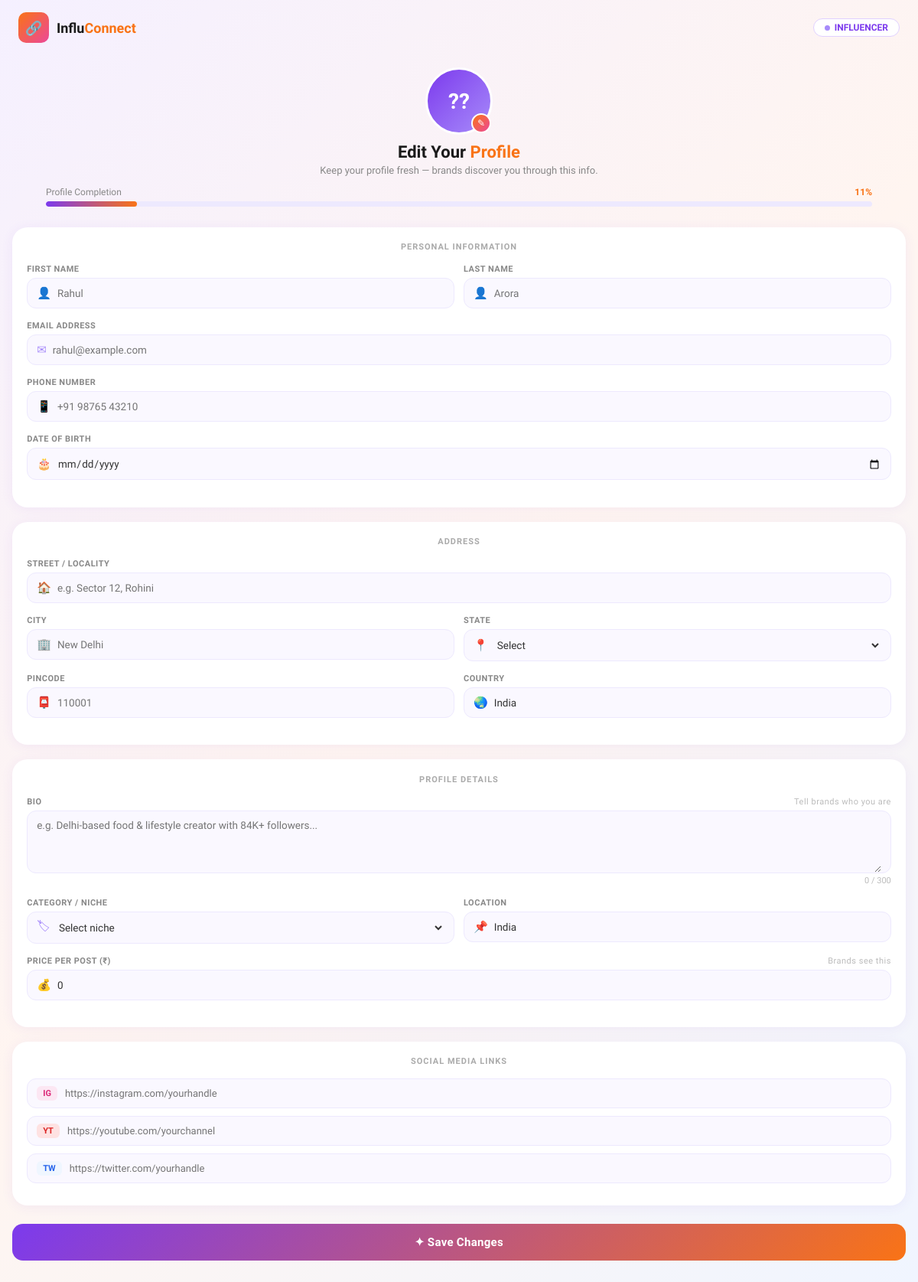
The page /influencers/edit-profile/ (signed in) on the database its author committed.
### influencers/models.py (models this page shows, shortened)
class InfluencerProfile(models.Model):
    user = models.OneToOneField(settings.AUTH_USER_MODEL, on_delete=models.CASCADE)
    phone = models.CharField(max_length=20, blank=True, default='')
    date_of_birth = models.DateField(null=True, blank=True)
    photo = models.ImageField(upload_to='influencer_photos/', blank=True, null=True)
    street = models.CharField(max_length=200, blank=True, default='')
    city = models.CharField(max_length=100, blank=True, default='')
    state = models.CharField(max_length=100, blank=True, default='')
    pincode = models.CharField(max_length=10, blank=True, default='')
    country = models.CharField(max_length=100, blank=True, default='India')
    bio = models.TextField(blank=True, default='')
    category = models.CharField(max_length=100, blank=True, default='')
    location = models.CharField(max_length=100, blank=True, default='')
    price_per_post = models.IntegerField(default=0)
    followers = models.IntegerField(default=0)
    instagram = models.URLField(blank=True, default='')
    youtube = models.URLField(blank=True, default='')
    twitter = models.URLField(blank=True, default='')

### influencers/views.py (the view, shortened to what this page needs)
# urls.py: path('edit-profile/', views.edit_profile, name='edit_profile'),
@login_required
def edit_profile(request):
    profile, created = InfluencerProfile.objects.get_or_create(user=request.user)
    return render(request, 'influencers/edit_profile.html', {
        'profile': profile,
        'states': STATES,
        'categories': CATEGORIES,
    })

### templates/influencers/edit_profile.html (shortened to what this page needs)
<!DOCTYPE html>
<html lang="en">
<head>
</head>
<body>
<div class="header">
  <div class="logo">
    <div class="logo-icon">&#128279;</div>
    <div class="logo-text">Influ<span>Connect</span></div>
  </div>
  <div class="badge"><div class="badge-dot"></div> INFLUENCER</div>
</div>
<div class="avatar-section">
  <div class="avatar-wrap" onclick="document.getElementById('photoInput').click()">
    <div class="avatar" id="avatarCircle">
      {% if profile.photo %}
        <img id="avatarImg" src="{{ profile.photo.url }}" style="display:block;" alt="profile photo" />
        <span id="avatarInitials" style="display:none;">{{ request.user.first_name|first|upper }}{{ request.user.last_name|first|upper }}</span>
      {% else %}
        <span id="avatarInitials">{{ request.user.first_name|first|upper }}{{ request.user.last_name|first|upper }}</span>
      {% endif %}
    </div>
    <div class="avatar-edit-btn">&#9998;</div>
  </div>
  <h2 class="page-title">Edit Your <span>Profile</span></h2>
  <p class="page-sub">Keep your profile fresh — brands discover you through this info.</p>
  <div class="progress-bar-wrap">
    <div class="progress-label">
      <span>Profile Completion</span>
      <span id="pctLabel">0%</span>
    </div>
    <div class="progress-track">
      <div class="progress-fill" id="progressFill" style="width:0%"></div>
    </div>
  </div>
</div>
<form id="profileForm" method="POST" enctype="multipart/form-data" action="/influencers/edit-profile/">
  <div class="card">
    <div class="section-label">PERSONAL INFORMATION</div>
    <div class="row-2">
      <div class="field">
        <div class="field-label">FIRST NAME</div>
        <div class="input-wrap">
          <span class="input-icon">&#128100;</span>
          <input type="text" name="first_name" placeholder="Rahul" id="fname"
            value="{{ request.user.first_name }}" oninput="updateInitials()" />
        </div>
      </div>
      <div class="field">
        <div class="field-label">LAST NAME</div>
        <div class="input-wrap">
          <span class="input-icon">&#128100;</span>
          <input type="text" name="last_name" placeholder="Arora" id="lname"
            value="{{ request.user.last_name }}" oninput="updateInitials()" />
        </div>
      </div>
    </div>
    <div class="field">
      <div class="field-label">EMAIL ADDRESS</div>
      <div class="input-wrap">
        <span class="input-icon">&#9993;</span>
        <input type="email" name="email" placeholder="rahul@example.com"
          value="{{ request.user.email }}" />
      </div>
    </div>
    <div class="field">
      <div class="field-label">PHONE NUMBER</div>
      <div class="input-wrap">
        <span class="input-icon">&#128241;</span>
        <input type="tel" name="phone" placeholder="+91 98765 43210"
          value="{{ profile.phone }}" />
      </div>
    </div>
    <div class="field">
      <div class="field-label">DATE OF BIRTH</div>
      <div class="input-wrap">
        <span class="input-icon">&#127874;</span>
        <input type="date" name="date_of_birth"
          value="{{ profile.date_of_birth|date:'Y-m-d' }}" />
      </div>
    </div>
  </div>
  <div class="card">
    <div class="section-label">ADDRESS</div>
    <div class="field">
      <div class="field-label">STREET / LOCALITY</div>
      <div class="input-wrap">
        <span class="input-icon">&#127968;</span>
        <input type="text" name="street" placeholder="e.g. Sector 12, Rohini"
          value="{{ profile.street }}" />
      </div>
    </div>
    <div class="row-2">
      <div class="field">
        <div class="field-label">CITY</div>
        <div class="input-wrap">
          <span class="input-icon">&#127970;</span>
          <input type="text" name="city" placeholder="New Delhi"
            value="{{ profile.city }}" />
        </div>
      </div>
      <div class="field">
        <div class="field-label">STATE</div>
        <div class="input-wrap">
          <span class="input-icon">&#128205;</span>
          <select name="state">
            <option value="">Select</option>
          </select>
        </div>
      </div>
    </div>
    <div class="row-2">
      <div class="field">
        <div class="field-label">PINCODE</div>
        <div class="input-wrap">
          <span class="input-icon">&#128238;</span>
          <input type="text" name="pincode" placeholder="110001" maxlength="6"
            value="{{ profile.pincode }}" />
        </div>
      </div>
      <div class="field">
        <div class="field-label">COUNTRY</div>
        <div class="input-wrap">
          <span class="input-icon">&#127759;</span>
          <input type="text" name="country" value="{{ profile.country|default:'India' }}" />
        </div>
      </div>
    </div>
  </div>
  <div class="card">
    <div class="section-label">PROFILE DETAILS</div>
    <div class="field">
      <div class="field-label">BIO <span class="field-hint">Tell brands who you are</span></div>
      <div class="input-wrap">
        <textarea name="bio" id="bioText" maxlength="300"
          placeholder="e.g. Delhi-based food &amp; lifestyle creator with 84K+ followers..."
          oninput="countChars()">{{ profile.bio }}</textarea>
      </div>
      <div class="char-count"><span id="charCount">{{ profile.bio|length }}</span> / 300</div>
    </div>
    <div class="row-2">
      <div class="field">
        <div class="field-label">CATEGORY / NICHE</div>
        <div class="input-wrap">
          <span class="input-icon">&#127991;</span>
          <select name="category">
            <option value="">Select niche</option>
          </select>
        </div>
      </div>
      <div class="field">
        <div class="field-label">LOCATION</div>
        <div class="input-wrap">
          <span class="input-icon">&#128204;</span>
          <input type="text" name="location" placeholder="New Delhi, India"
            value="{{ profile.location }}" />
        </div>
      </div>
    </div>
    <div class="field">
      <div class="field-label">PRICE PER POST (&#8377;) <span class="field-hint">Brands see this</span></div>
      <div class="input-wrap">
        <span class="input-icon">&#128176;</span>
        <input type="number" name="price_per_post" placeholder="e.g. 5000" min="0"
          value="{{ profile.price_per_post }}" />
      </div>
    </div>
  </div>
  <div class="card">
    <div class="section-label">SOCIAL MEDIA LINKS</div>
    <div class="social-row">
      <span class="social-badge ig">IG</span>
      <input type="url" name="instagram" placeholder="https://instagram.com/yourhandle"
        value="{{ profile.instagram }}" />
    </div>
    <div class="social-row">
      <span class="social-badge yt">YT</span>
      <input type="url" name="youtube" placeholder="https://youtube.com/yourchannel"
        value="{{ profile.youtube }}" />
    </div>
    <div class="social-row">
      <span class="social-badge tw">TW</span>
      <input type="url" name="twitter" placeholder="https://twitter.com/yourhandle"
        value="{{ profile.twitter }}" />
    </div>
  </div>
  <button type="submit" class="save-btn">&#10022; Save Changes</button>
</form>
</body>
</html>

### rows shown on the page
InfluencerProfile: country "India", bio|length "0", location "India", price_per_post "0"
